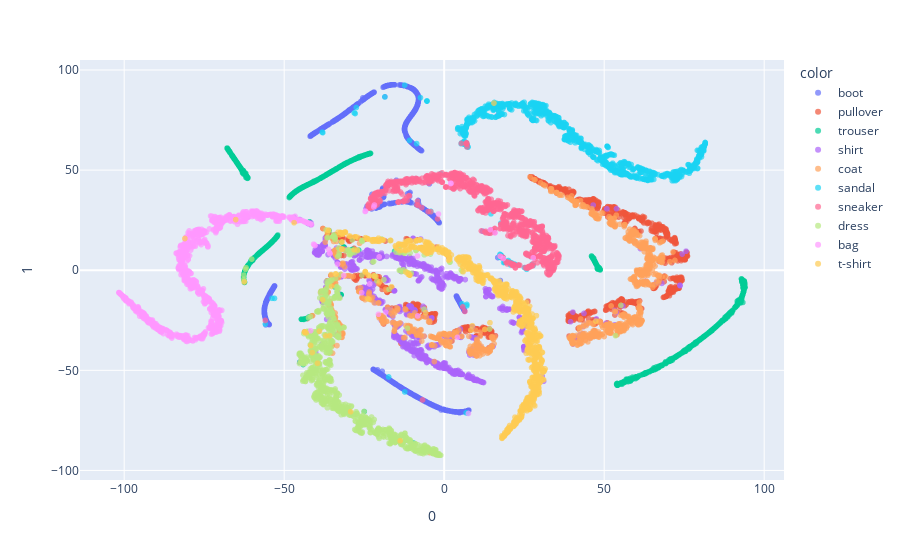

The code cell stored with this chart in its notebook:
### Markdown cell above
### t-SNE

### Code cell
from sklearn.manifold import TSNE

tsne = TSNE(n_components=2)
encoded_samples_reduced_TSNE = tsne.fit_transform(encoded_samples)
fig3a = px.scatter(encoded_samples_reduced_TSNE, x=0, y =1, 
    color=[label_names[l] for l in encoded_samples.label.to_numpy()], opacity=0.7)
fig3a.show()
fig3a.write_image(f'images/10D_finetuned_TSNE.eps', width=2000, height=700)

# very interesting but computationally expensive
# tsne3 = TSNE(n_components=3)
# encoded_samples_reduced_TSNE3 = tsne3.fit_transform(encoded_samples)
# fig3b = px.scatter_3d(encoded_samples_reduced_TSNE3, x=0, y=1, z=2,
#     color=[label_names[l] for l in encoded_samples.label.to_numpy()], opacity=0.7)
# fig3b.show()

### Figure 1 — Plotly figure (JSON) as saved in the notebook; plotly's stock layout.template omitted (floating-point values rounded to 4 significant figures; data arrays with more than 128 entries replaced by an {"elided": "..."} marker saying what was removed)
{"data": [{"hovertemplate": "color=boot<br>0=%{x}<br>1=%{y}<extra></extra>", "legendgroup": "boot", "marker": {"color": "#636efa", "opacity": 0.7, "symbol": "circle"}, "mode": "markers", "name": "boot", "showlegend": true, "type": "scattergl", "x": {"elided": "1000 float values"}, "xaxis": "x", "y": {"elided": "1000 float values"}, "yaxis": "y"}, {"hovertemplate": "color=pullover<br>0=%{x}<br>1=%{y}<extra></extra>", "legendgroup": "pullover", "marker": {"color": "#EF553B", "opacity": 0.7, "symbol": "circle"}, "mode": "markers", "name": "pullover", "showlegend": true, "type": "scattergl", "x": {"elided": "1000 float values"}, "xaxis": "x", "y": {"elided": "1000 float values"}, "yaxis": "y"}, {"hovertemplate": "color=trouser<br>0=%{x}<br>1=%{y}<extra></extra>", "legendgroup": "trouser", "marker": {"color": "#00cc96", "opacity": 0.7, "symbol": "circle"}, "mode": "markers", "name": "trouser", "showlegend": true, "type": "scattergl", "x": {"elided": "1000 float values"}, "xaxis": "x", "y": {"elided": "1000 float values"}, "yaxis": "y"}, {"hovertemplate": "color=shirt<br>0=%{x}<br>1=%{y}<extra></extra>", "legendgroup": "shirt", "marker": {"color": "#ab63fa", "opacity": 0.7, "symbol": "circle"}, "mode": "markers", "name": "shirt", "showlegend": true, "type": "scattergl", "x": {"elided": "1000 float values"}, "xaxis": "x", "y": {"elided": "1000 float values"}, "yaxis": "y"}, {"hovertemplate": "color=coat<br>0=%{x}<br>1=%{y}<extra></extra>", "legendgroup": "coat", "marker": {"color": "#FFA15A", "opacity": 0.7, "symbol": "circle"}, "mode": "markers", "name": "coat", "showlegend": true, "type": "scattergl", "x": {"elided": "1000 float values"}, "xaxis": "x", "y": {"elided": "1000 float values"}, "yaxis": "y"}, {"hovertemplate": "color=sandal<br>0=%{x}<br>1=%{y}<extra></extra>", "legendgroup": "sandal", "marker": {"color": "#19d3f3", "opacity": 0.7, "symbol": "circle"}, "mode": "markers", "name": "sandal", "showlegend": true, "type": "scattergl", "x": {"elided": "1000 float values"}, "xaxis": "x", "y": {"elided": "1000 float values"}, "yaxis": "y"}, {"hovertemplate": "color=sneaker<br>0=%{x}<br>1=%{y}<extra></extra>", "legendgroup": "sneaker", "marker": {"color": "#FF6692", "opacity": 0.7, "symbol": "circle"}, "mode": "markers", "name": "sneaker", "showlegend": true, "type": "scattergl", "x": {"elided": "1000 float values"}, "xaxis": "x", "y": {"elided": "1000 float values"}, "yaxis": "y"}, {"hovertemplate": "color=dress<br>0=%{x}<br>1=%{y}<extra></extra>", "legendgroup": "dress", "marker": {"color": "#B6E880", "opacity": 0.7, "symbol": "circle"}, "mode": "markers", "name": "dress", "showlegend": true, "type": "scattergl", "x": {"elided": "1000 float values"}, "xaxis": "x", "y": {"elided": "1000 float values"}, "yaxis": "y"}, {"hovertemplate": "color=bag<br>0=%{x}<br>1=%{y}<extra></extra>", "legendgroup": "bag", "marker": {"color": "#FF97FF", "opacity": 0.7, "symbol": "circle"}, "mode": "markers", "name": "bag", "showlegend": true, "type": "scattergl", "x": {"elided": "1000 float values"}, "xaxis": "x", "y": {"elided": "1000 float values"}, "yaxis": "y"}, {"hovertemplate": "color=t-shirt<br>0=%{x}<br>1=%{y}<extra></extra>", "legendgroup": "t-shirt", "marker": {"color": "#FECB52", "opacity": 0.7, "symbol": "circle"}, "mode": "markers", "name": "t-shirt", "showlegend": true, "type": "scattergl", "x": {"elided": "1000 float values"}, "xaxis": "x", "y": {"elided": "1000 float values"}, "yaxis": "y"}], "layout": {"legend": {"title": {"text": "color"}, "tracegroupgap": 0}, "margin": {"t": 60}, "xaxis": {"anchor": "y", "domain": [0, 1], "title": {"text": "0"}}, "yaxis": {"anchor": "x", "domain": [0, 1], "title": {"text": "1"}}}}
